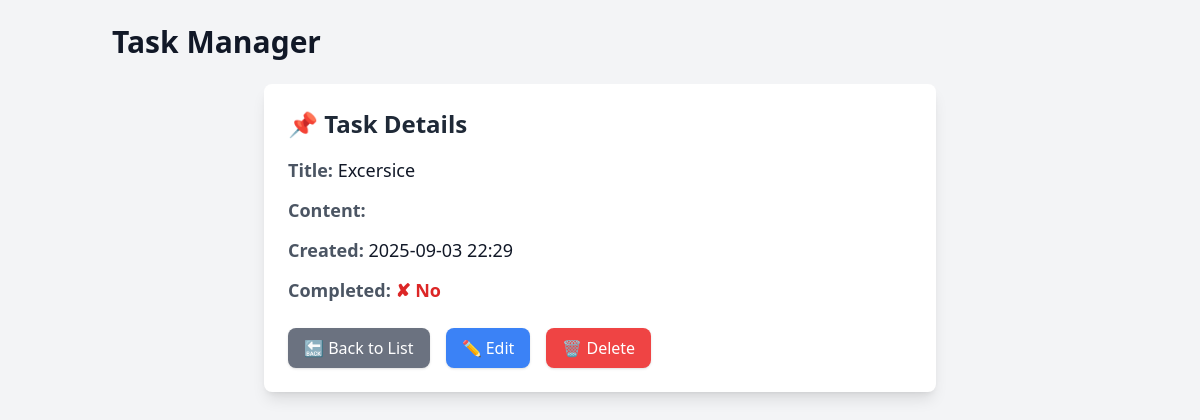
The page /detail/3/ on the database as committed earlier.
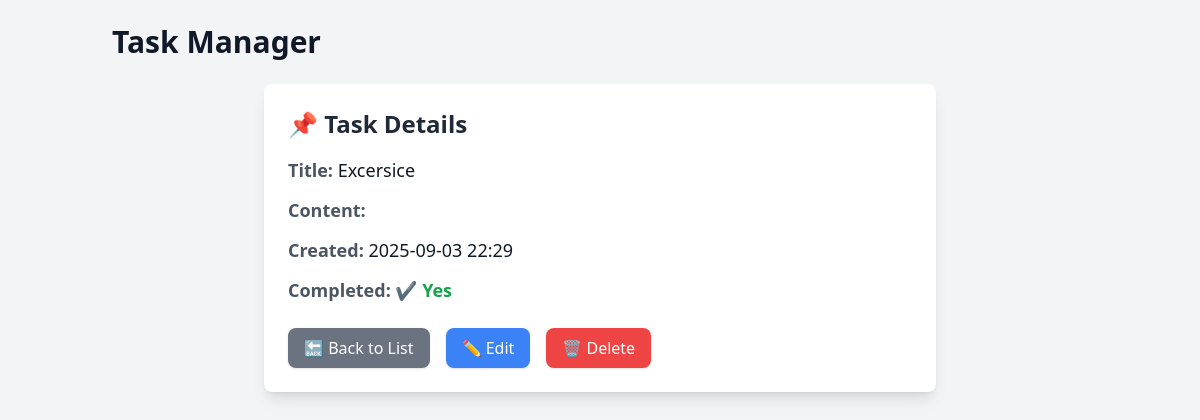
The same page on the database as committed later.
### tasks/views.py (the view)
# urls.py: path("detail/<int:task_id>/", views.task_detail, name="task_detail"),
def task_detail(request, task_id):
    task = Task.objects.get(id=task_id)
    return render(request, "tasks/details.html", {"task": task})

### tasks/templates/tasks/details.html (shortened to what this page needs)
{% extends 'parent/base.html' %}
{% block content %}
<div class="max-w-2xl mx-auto bg-white shadow-lg rounded-lg p-6 mt-6">
    <h2 class="text-2xl font-bold text-gray-800 mb-4">📌 Task Details</h2>
    <div class="space-y-3">
        <p class="text-lg"><span class="font-semibold text-gray-600">Title:</span> {{ task.title }}</p>
        <p class="text-lg"><span class="font-semibold text-gray-600">Content:</span> {{ task.content }}</p>
        <p class="text-lg"><span class="font-semibold text-gray-600">Created:</span> {{ task.created|date:"Y-m-d H:i" }}</p>
        <p class="text-lg">
            <span class="font-semibold text-gray-600">Completed:</span>
            {% if task.completed %}
                <span class="text-green-600 font-semibold">✔ Yes</span>
            {% else %}
                <span class="text-red-600 font-semibold">✘ No</span>
            {% endif %}
        </p>
    </div>
    <div class="flex items-center space-x-4 mt-6">
        <a href="{% url 'tasks:task_list' %}"
           class="bg-gray-500 hover:bg-gray-600 text-white px-4 py-2 rounded-lg shadow transition">
           🔙 Back to List
        </a>
        <a href="{% url 'tasks:edit_task' task.id %}"
           class="bg-blue-500 hover:bg-blue-600 text-white px-4 py-2 rounded-lg shadow transition">
           ✏ Edit
        </a>
        <a href="{% url 'tasks:delete_task' task.id %}"
           class="bg-red-500 hover:bg-red-600 text-white px-4 py-2 rounded-lg shadow transition"
           onclick="return confirm('Are you sure you want to delete this task?')">
           🗑 Delete
        </a>
    </div>
</div>
{% endblock %}

Rows that differ between the two databases and show on the page:
changed Task "Excersice": completed False → True (drawn)
Other text that changed with them:
text no longer shown: "✘ No"
text now shown: "✔ Yes"
